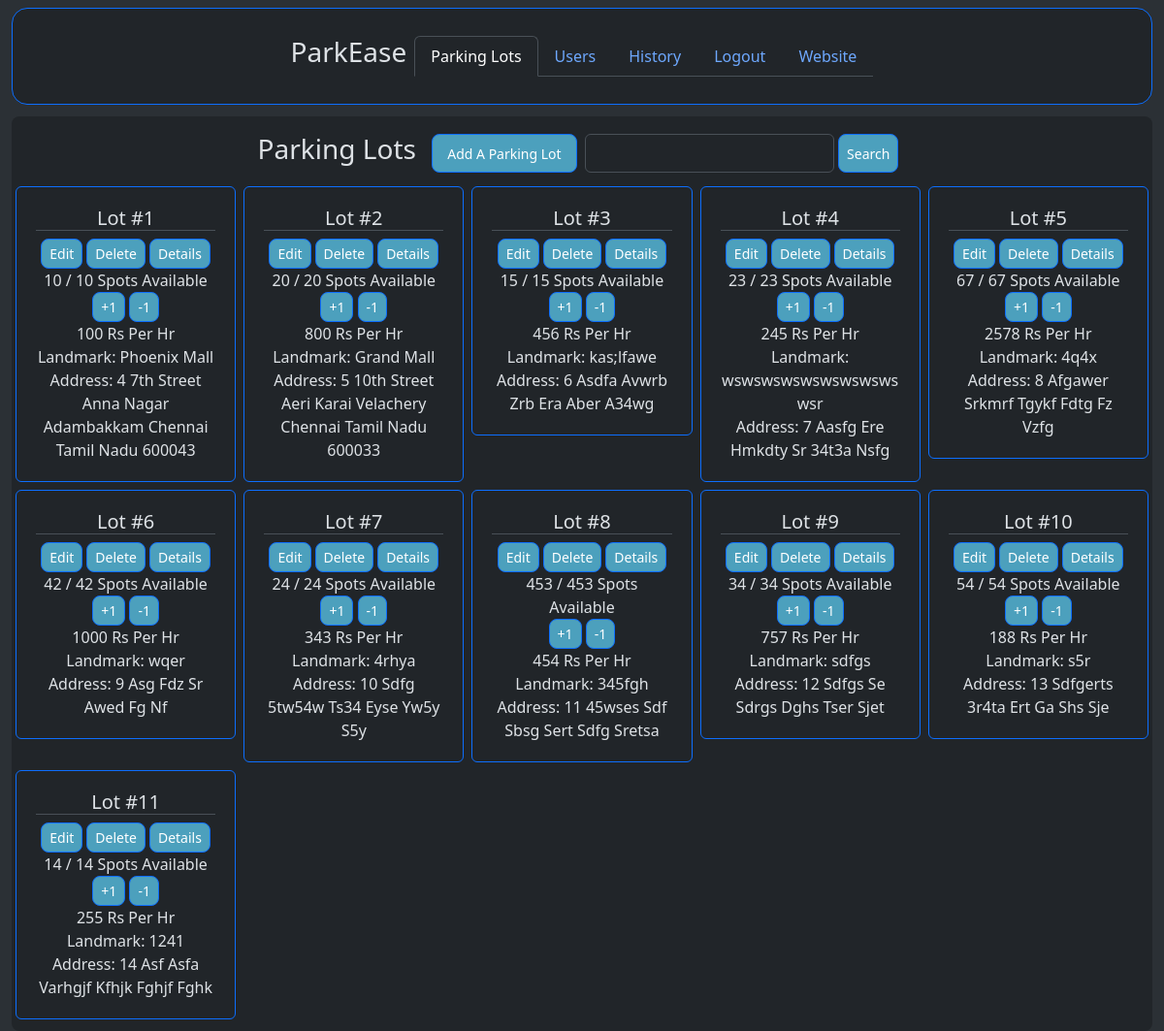
/admin/dashboard (signed in), run on an earlier commit of the app's database.
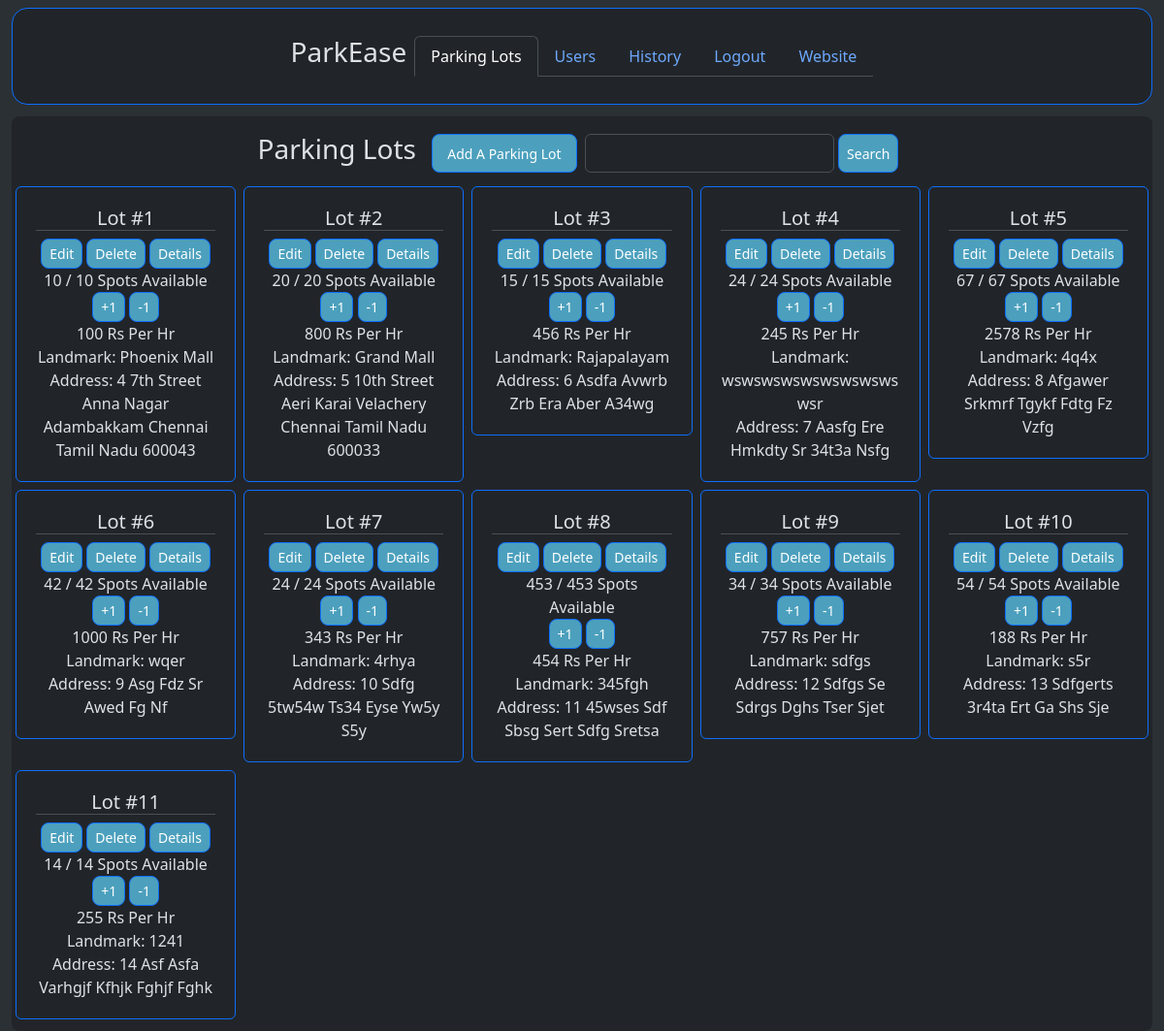
And on a later commit of the database.
### models/parkingInfo.py (models this page shows, shortened)
class ParkingLot(db.Model) :
    __tablename__ = "parkinglot"
    id = db.Column(db.Integer, primary_key = True, autoincrement = True)
    landmark = db.Column(db.String)
    noOfParkingSpots = db.Column(db.Integer)
    pricePerHr = db.Column(db.Integer)
    addressId = db.Column(db.Integer, db.ForeignKey("address.id"))
    address = db.relationship("Address", uselist = False, backref = "parkingLot")
    parkingSpots = db.relationship("ParkingSpot", backref = "parkingLot") #parking lot and parking spot is 1 - M

### models/userInfo.py (models this page shows)
class Address(db.Model) :
    __tablename__ = "address"
    id = db.Column(db.Integer, primary_key = True, autoincrement = True)
    streetName = db.Column(db.String)
    locality = db.Column(db.String)
    subLocality = db.Column(db.String)
    city = db.Column(db.String)
    state = db.Column(db.String)
    pinCode = db.Column(db.String)
    def __str__(self) :
        return "{} {} {} {} {} {} {}".format(self.id, self.streetName.lower(), self.locality.lower(), self.subLocality.lower(), self.city.lower(), self.state.lower(), self.pinCode)

### controllers/adminDashboard.py (the view, shortened to what this page needs)
@adminbp.route("/dashboard", methods = ["GET", "POST"])
def dashboard() :
    if request.method == "GET" :
        return render_template("admin/adminDashboard.html", parkingLots = viewParkingLots())

### controllers/adminDashboard.py (called while the page is built)
@adminbp.before_request
def restrict() :
    if session.get("type") != "admin" :
        return redirect(url_for("general.signIn"))

def viewParkingLots() :
    return db.session.execute(db.select(ParkingLot)).scalars().all()

### templates/admin/adminDashboard.html (shortened to what the changed rows need)
<!DOCTYPE html>
<html class = "h-100" data-bs-theme = "dark">
    <head>
        <link rel = "stylesheet" href = "/static/bootstrap/css/bootstrap.min.css"/>
        <link rel = "stylesheet" href = "/static/css/style.css"/>
    </head>
    <body class = "h-100">
        <div class = "container-fluid bg-body-tertiary min-vh-100">
            <div class = "rounded-3 container-fluid bg-body p-2 overflow-auto" style = "height: 80%; width: 100%; margin-top: 120px;">
                <div class = "ms-1 me-1">
                    <div class = "row row-cols-1 row-cols-sm-2 row-cols-md-3 row-cols-lg-4 row-cols-xl-5 row-cols-xxl-6">
                        {% for parkingLot in parkingLots %}
                            <div class = "col p-1">
                                <div class = "card p-1 border-primary">
                                    <form method = "POST" action = "/admin/dashboard" style = "height: 100%; width: 100%;">
                                        <div class = "card-body">
                                            <h5 class = "card-title text-center border-bottom">
                                                Lot #{{ parkingLot.id }}
                                            </h5>
                                            <div class = "container-fluid d-flex align-items-center justify-content-center gap-1">
                                                <button type = "submit" name = "action" value = "edit" class = "btn btn-primary btn-sm" style = "width: 100%;">
                                                    Edit
                                                </button>
                                                <button type = "submit" name = "action" value = "delete" class = "btn btn-primary btn-sm" style = "width: 100%;">
                                                    Delete
                                                </button>
                                                <button type = "submit" name = "action" value = "details" class = "btn btn-primary btn-sm" style = "width: 100%;">
                                                    Details
                                                </button>
                                            </div>
                                            <p class = "card-text text-center">
                                                {{ parkingLot.parkingSpots | selectattr("status", "equalto", 0) | list | count }} / {{ parkingLot.noOfParkingSpots }} Spots Available
                                                <button type = "submit" name = "action" value = "add1" class = "btn btn-primary btn-sm">
                                                    +1
                                                </button>
                                                <button type = "submit" name = "action" value = "delete1" class = "btn btn-primary btn-sm">
                                                    -1
                                                </button>
                                                {{ parkingLot.pricePerHr }} Rs Per Hr
                                                Landmark: {{ parkingLot.landmark }}
                                                Address: {{ parkingLot.address | title }}
                                            </p>
                                        </div>
                                    </form>
                                </div>
                            </div>
                        {% endfor %}
                    </div>
                </div>
            </div>
        </div>
    </body>
</html>

What changed in the data, as far as the page shows it:
changed ParkingLot "6 Asdfa Avwrb Zrb Era Aber A34wg": landmark "kas;lfawe" → "Rajapalayam"
changed ParkingLot "wswswswswswswswswswsr": parkingSpots|selectattr "23" → "24"; noOfParkingSpots "23" → "24"
